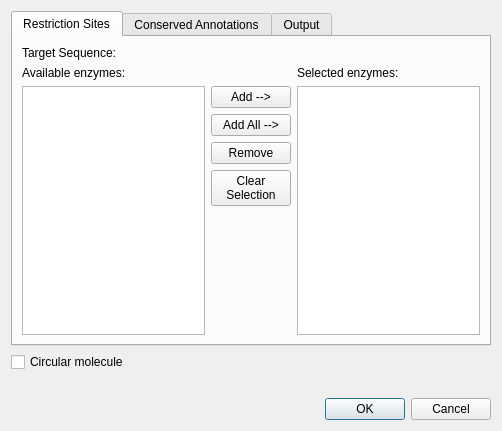
<?xml version="1.0" encoding="UTF-8"?>
<ui version="4.0">
 <class>DigestSequenceDialog</class>
 <widget class="QDialog" name="DigestSequenceDialog">
  <property name="geometry">
   <rect>
    <x>0</x>
    <y>0</y>
    <width>502</width>
    <height>431</height>
   </rect>
  </property>
  <property name="minimumSize">
   <size>
    <width>500</width>
    <height>400</height>
   </size>
  </property>
  <property name="windowTitle">
   <string>Digest Sequence into Fragments</string>
  </property>
  <layout class="QVBoxLayout" name="verticalLayout_2">
   <item>
    <widget class="QTabWidget" name="tabWidget">
     <property name="currentIndex">
      <number>0</number>
     </property>
     <widget class="QWidget" name="tab">
      <attribute name="title">
       <string>Restriction Sites</string>
      </attribute>
      <layout class="QVBoxLayout" name="verticalLayout_3">
       <item>
        <layout class="QHBoxLayout" name="horizontalLayout_2">
         <item>
          <widget class="QLabel" name="label">
           <property name="text">
            <string>Target Sequence:</string>
           </property>
           <property name="indent">
            <number>0</number>
           </property>
          </widget>
         </item>
         <item>
          <widget class="QLabel" name="seqNameLabel">
           <property name="sizePolicy">
            <sizepolicy hsizetype="Expanding" vsizetype="Preferred">
             <horstretch>0</horstretch>
             <verstretch>0</verstretch>
            </sizepolicy>
           </property>
           <property name="text">
            <string>&lt;sequence name&gt;</string>
           </property>
          </widget>
         </item>
        </layout>
       </item>
       <item>
        <layout class="QGridLayout" name="gridLayout">
         <item row="0" column="0">
          <widget class="QLabel" name="label_2">
           <property name="text">
            <string>Available enzymes:</string>
           </property>
           <property name="margin">
            <number>1</number>
           </property>
           <property name="indent">
            <number>-1</number>
           </property>
          </widget>
         </item>
         <item row="0" column="2">
          <widget class="QLabel" name="label_3">
           <property name="text">
            <string>Selected enzymes:</string>
           </property>
           <property name="margin">
            <number>1</number>
           </property>
          </widget>
         </item>
         <item row="1" column="0" rowspan="5">
          <widget class="QListWidget" name="availableEnzymeWidget"/>
         </item>
         <item row="1" column="1">
          <widget class="QPushButton" name="addButton">
           <property name="text">
            <string>Add --&gt;</string>
           </property>
          </widget>
         </item>
         <item row="1" column="2" rowspan="5">
          <widget class="QListWidget" name="selectedEnzymeWidget"/>
         </item>
         <item row="3" column="1">
          <widget class="QPushButton" name="removeButton">
           <property name="text">
            <string>Remove</string>
           </property>
          </widget>
         </item>
         <item row="4" column="1">
          <widget class="QPushButton" name="clearButton">
           <property name="text">
            <string>Clear
 Selection </string>
           </property>
          </widget>
         </item>
         <item row="5" column="1">
          <spacer name="verticalSpacer_2">
           <property name="orientation">
            <enum>Qt::Vertical</enum>
           </property>
           <property name="sizeHint" stdset="0">
            <size>
             <width>20</width>
             <height>68</height>
            </size>
           </property>
          </spacer>
         </item>
         <item row="2" column="1">
          <widget class="QPushButton" name="addAllButton">
           <property name="text">
            <string>Add All --&gt;</string>
           </property>
          </widget>
         </item>
        </layout>
       </item>
      </layout>
     </widget>
     <widget class="QWidget" name="tab_3">
      <attribute name="title">
       <string>Conserved Annotations</string>
      </attribute>
      <layout class="QGridLayout" name="gridLayout_4">
       <item row="0" column="0">
        <widget class="QLabel" name="label_10">
         <property name="text">
          <string>List of conserved annotations:</string>
         </property>
        </widget>
       </item>
       <item row="1" column="0">
        <widget class="QListWidget" name="conservedAnnsWidget">
         <property name="toolTip">
          <string>Conserved annotations can not be &quot;distrupted&quot; when cutting occurs</string>
         </property>
        </widget>
       </item>
       <item row="1" column="1">
        <layout class="QVBoxLayout" name="verticalLayout_9">
         <item>
          <widget class="QPushButton" name="addAnnBtn">
           <property name="text">
            <string>Add</string>
           </property>
          </widget>
         </item>
         <item>
          <widget class="QPushButton" name="removeAnnBtn">
           <property name="text">
            <string>Remove</string>
           </property>
          </widget>
         </item>
         <item>
          <widget class="QPushButton" name="removeAllAnnsBtn">
           <property name="text">
            <string>Remove All</string>
           </property>
          </widget>
         </item>
         <item>
          <spacer name="verticalSpacer_9">
           <property name="orientation">
            <enum>Qt::Vertical</enum>
           </property>
           <property name="sizeHint" stdset="0">
            <size>
             <width>20</width>
             <height>40</height>
            </size>
           </property>
          </spacer>
         </item>
        </layout>
       </item>
      </layout>
     </widget>
     <widget class="QWidget" name="tab_2">
      <attribute name="title">
       <string>Output</string>
      </attribute>
      <layout class="QVBoxLayout" name="verticalLayout_4">
       <item>
        <widget class="QWidget" name="annotationsArea" native="true">
         <property name="sizePolicy">
          <sizepolicy hsizetype="Expanding" vsizetype="Expanding">
           <horstretch>0</horstretch>
           <verstretch>0</verstretch>
          </sizepolicy>
         </property>
        </widget>
       </item>
      </layout>
     </widget>
    </widget>
   </item>
   <item>
    <widget class="QCheckBox" name="circularBox">
     <property name="toolTip">
      <string>Use this option to treat the molecule as circular</string>
     </property>
     <property name="text">
      <string>Circular molecule</string>
     </property>
    </widget>
   </item>
   <item>
    <widget class="QLabel" name="hintLabel">
     <property name="text">
      <string>&lt;hint label&gt;</string>
     </property>
     <property name="wordWrap">
      <bool>true</bool>
     </property>
    </widget>
   </item>
   <item>
    <widget class="QDialogButtonBox" name="buttonBox">
     <property name="standardButtons">
      <set>QDialogButtonBox::Cancel|QDialogButtonBox::Ok</set>
     </property>
    </widget>
   </item>
  </layout>
 </widget>
 <resources/>
 <connections>
  <connection>
   <sender>buttonBox</sender>
   <signal>accepted()</signal>
   <receiver>DigestSequenceDialog</receiver>
   <slot>accept()</slot>
   <hints>
    <hint type="sourcelabel">
     <x>250</x>
     <y>410</y>
    </hint>
    <hint type="destinationlabel">
     <x>250</x>
     <y>215</y>
    </hint>
   </hints>
  </connection>
  <connection>
   <sender>buttonBox</sender>
   <signal>rejected()</signal>
   <receiver>DigestSequenceDialog</receiver>
   <slot>reject()</slot>
   <hints>
    <hint type="sourcelabel">
     <x>250</x>
     <y>410</y>
    </hint>
    <hint type="destinationlabel">
     <x>250</x>
     <y>215</y>
    </hint>
   </hints>
  </connection>
 </connections>
</ui>
